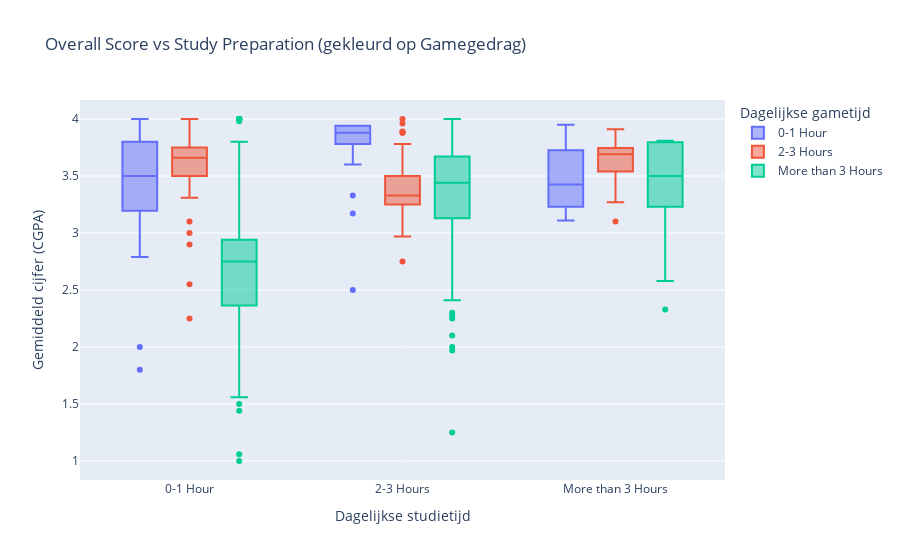

This figure's notebook cell:
### Code cell
import pandas as pd
import plotly.express as px

# Laad dataset
df2 = pd.read_csv("ResearchInformation3.csv")

# Houd alleen relevante kolommen over
df2_clean = df2[["Preparation", "Gaming", "Overall"]].dropna().copy()

# Standaardiseer de ordinale categorieën
prep_order = ["0-1 Hour", "2-3 Hours", "More than 3 Hours"]
game_order = ["0-1 Hour", "2-3 Hours", "More than 3 Hours"]

df2_clean = df2_clean[df2_clean["Preparation"].isin(prep_order)]
df2_clean["Preparation"] = pd.Categorical(df2_clean["Preparation"], categories=prep_order, ordered=True)

df2_clean = df2_clean[df2_clean["Gaming"].isin(game_order)]
df2_clean["Gaming"] = pd.Categorical(df2_clean["Gaming"], categories=game_order, ordered=True)

# Maak de boxplot
fig = px.box(
    df2_clean,
    x="Preparation",
    y="Overall",
    color="Gaming",
    title="Overall Score vs Study Preparation (gekleurd op Gamegedrag)",
    labels={
        "Preparation": "Dagelijkse studietijd",
        "Overall": "Gemiddeld cijfer (CGPA)",
        "Gaming": "Dagelijkse gametijd"
    },
    category_orders={
        "Preparation": prep_order,
        "Gaming": game_order
    },
    height= 600
)

fig.show()

### Figure 1 — Plotly figure (JSON) as saved in the notebook; plotly's stock layout.template omitted (floating-point values rounded to 4 significant figures; data arrays with more than 128 entries replaced by an {"elided": "..."} marker saying what was removed)
{"data": [{"alignmentgroup": "True", "hovertemplate": "Dagelijkse gametijd=0-1 Hour<br>Dagelijkse studietijd=%{x}<br>Gemiddeld cijfer (CGPA)=%{y}<extra></extra>", "legendgroup": "0-1 Hour", "marker": {"color": "#636efa"}, "name": "0-1 Hour", "notched": false, "offsetgroup": "0-1 Hour", "orientation": "v", "showlegend": true, "type": "box", "x": ["More than 3 Hours", "0-1 Hour", "0-1 Hour", "0-1 Hour", "2-3 Hours", "0-1 Hour", "0-1 Hour", "More than 3 Hours", "0-1 Hour", "0-1 Hour", "0-1 Hour", "0-1 Hour", "2-3 Hours", "2-3 Hours", "2-3 Hours", "2-3 Hours", "0-1 Hour", "0-1 Hour", "0-1 Hour", "2-3 Hours", "2-3 Hours", "2-3 Hours", "2-3 Hours", "2-3 Hours", "2-3 Hours", "2-3 Hours", "0-1 Hour", "2-3 Hours", "2-3 Hours", "2-3 Hours", "2-3 Hours", "2-3 Hours", "2-3 Hours", "2-3 Hours", "2-3 Hours", "2-3 Hours", "2-3 Hours", "2-3 Hours", "2-3 Hours", "2-3 Hours", "More than 3 Hours", "0-1 Hour", "2-3 Hours", "2-3 Hours", "0-1 Hour", "2-3 Hours", "0-1 Hour", "More than 3 Hours", "2-3 Hours", "2-3 Hours"], "x0": " ", "xaxis": "x", "y": [3.35, 3.467, 1.8, 2.0, 2.5, 2.79, 3.0, 3.11, 3.39, 3.5, 3.5, 3.54, 3.65, 3.65, 3.78, 3.78, 3.8, 3.8, 3.84, 3.87, 3.88, 3.88, 3.88, 3.88, 3.88, 3.88, 3.93, 3.94, 3.94, 3.94, 3.94, 3.94, 3.94, 3.94, 3.94, 3.94, 3.94, 3.94, 3.94, 3.94, 3.95, 4.0, 3.33, 3.6, 3.8, 3.17, 3.5, 3.5, 3.78, 3.94], "y0": " ", "yaxis": "y"}, {"alignmentgroup": "True", "hovertemplate": "Dagelijkse gametijd=2-3 Hours<br>Dagelijkse studietijd=%{x}<br>Gemiddeld cijfer (CGPA)=%{y}<extra></extra>", "legendgroup": "2-3 Hours", "marker": {"color": "#EF553B"}, "name": "2-3 Hours", "notched": false, "offsetgroup": "2-3 Hours", "orientation": "v", "showlegend": true, "type": "box", "x": {"elided": "141 str values"}, "x0": " ", "xaxis": "x", "y": {"elided": "141 float values"}, "y0": " ", "yaxis": "y"}, {"alignmentgroup": "True", "hovertemplate": "Dagelijkse gametijd=More than 3 Hours<br>Dagelijkse studietijd=%{x}<br>Gemiddeld cijfer (CGPA)=%{y}<extra></extra>", "legendgroup": "More than 3 Hours", "marker": {"color": "#00cc96"}, "name": "More than 3 Hours", "notched": false, "offsetgroup": "More than 3 Hours", "orientation": "v", "showlegend": true, "type": "box", "x": {"elided": "302 str values"}, "x0": " ", "xaxis": "x", "y": {"elided": "302 float values"}, "y0": " ", "yaxis": "y"}], "layout": {"autosize": true, "boxmode": "group", "legend": {"title": {"text": "Dagelijkse gametijd"}, "tracegroupgap": 0}, "title": {"text": "Overall Score vs Study Preparation (gekleurd op Gamegedrag)"}, "xaxis": {"anchor": "y", "autorange": true, "categoryarray": ["0-1 Hour", "2-3 Hours", "More than 3 Hours"], "categoryorder": "array", "domain": [0, 1], "range": [-0.5108, 2.511], "title": {"text": "Dagelijkse studietijd"}, "type": "category"}, "yaxis": {"anchor": "x", "autorange": true, "domain": [0, 1], "range": [0.8333, 4.167], "title": {"text": "Gemiddeld cijfer (CGPA)"}, "type": "linear"}}}
